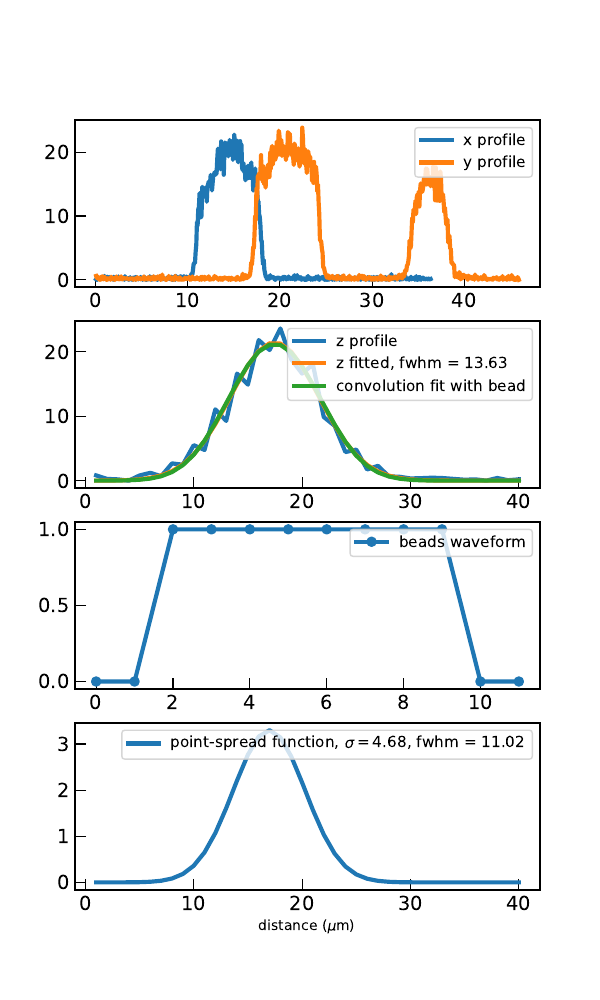

Generate this figure with Python:
# load libaries
import numpy as np
import igor.igorpy as igor
from scipy import signal
import matplotlib.pyplot as plt
import pdb
from scipy import fftpack
import scipy


def smoothThroughAveragingNeighbors(data,nBox):
    box = np.ones(nBox)/nBox
    data_smooth = signal.convolve(data, box, mode='same')
    return data_smooth



def deconvolve(star, psf):
    star_fft = fftpack.fftshift(fftpack.fftn(star))
    psf_fft = fftpack.fftshift(fftpack.fftn(psf))
    return fftpack.fftshift(fftpack.ifftn(fftpack.ifftshift(star_fft/psf_fft)))


def fwhm(sigma):
  # Computes the FWHM from sigma for a Gaussian
  return 2.0*np.sqrt(2.0*np.log(2.0))*sigma


# load data
fName = 'psf_8um_bead.pxp'
igorData = igor.load(fName)
xProfile = igorData.x_profile.data
yProfile = igorData.y_profile.data
zProfile = igorData.z_profile.data

#yProfile = yProfile[200:400]
#yProfile = smoothThroughAveragingNeighbors(yProfile,9)

# set parameters
dX = 7.09814e-08 # in m
dY = 7.09584e-08
dZ = 1e-06
beadsLength = 8.0e-6 # beads are on averge 8 um wide

# x, y and z axes
x = np.linspace(dX,len(xProfile)*dX,len(xProfile))
y = np.linspace(dY,len(yProfile)*dY,len(yProfile))
z = np.linspace(dZ,len(zProfile)*dZ,len(zProfile))

# create beads wave form
beadsWaveForm = np.ones(int(beadsLength/dZ)) # square shape of the bead
beadsWaveForm = np.concatenate((np.ones(2)*0.,beadsWaveForm,np.ones(2)*0.))

#################################################################
# fit Gaussian to z profile
# define Gaussian
gauss = lambda x, A, sig, mu: A*np.exp(-( (x-mu)/float(sig))**2 )
# define fit-function and cost function
fitfunc = lambda p, x: gauss(x,p[0],p[1],p[2])
errfunc = lambda p, x, y: fitfunc(p,x)-y

p0 = np.array([20.,1.,0.]) # initial parameter guess
p1, success = scipy.optimize.leastsq(errfunc, p0,args=(z*1e6,zProfile)) # fit routine
# calculate Gaussian with fit parameters
fittedGaussian = fitfunc(p1, z*1e6)

#################################################################
# find best Gaussian point-spread function to reproduced z profile

fitfunc2 = lambda p, x: np.convolve(beadsWaveForm, gauss(x,p[0],p[1],p[2]), mode='same')
errfunc2 = lambda p, x, y: fitfunc2(p,x)-y


q0 = np.array([20.,1.,0.]) # initial parameter guess
q1, success = scipy.optimize.leastsq(errfunc2, p0,args=(z*1e6,zProfile)) # fit routine

convolutionZ = fitfunc2(q1, z*1e6)
psf = gauss(z*1e6,q1[0],q1[1],q1[2])


#pdb.set_trace()
#filtered = np.convolve(beadsWaveForm, gauss(np.arange(50),4,25.), mode='same')


#pointSpreadFz1,remainderZ = signal.deconvolve(fittedGaussian,beadsWaveForm)
#pointSpreadFx2 = deconvolve(beadsWaveForm,yProfile)


# #the deconvolution has n = len(xProfile) - len(beadsWaveForm) + 1 points
# n = len(xProfile)-len(beadsWaveForm)+1
# # so we need to expand it by
# s = (len(xProfile)-n)/2
# #on both sides.
# deconv_res = np.zeros(len(xProfile))
# deconv_res[s:len(xProfile)-s-1] = pointSpreadFx
# deconv = deconv_res
# # now deconv contains the deconvolution
# # expanded to the original shape (filled with zeros)


#### Plot ####
fig , ax = plt.subplots(nrows=4,figsize=(6,10))

#ax[0].plot(x*1e6,xProfile,label="x profile", lw=3 )
ax[0].plot(x*1e6,xProfile,label="x profile", lw=3 )
ax[0].plot(y*1e6,yProfile,label="y profile", lw=3 )
ax[1].plot(z*1e6,zProfile,label="z profile", lw=3 )
ax[1].plot(z*1e6,fittedGaussian,label="z fitted, fwhm = %s" % round(fwhm(p1[1]),2), lw=3 )
#ax[0].plot(filtered/np.sum(gauss(np.arange(50),4,25.)),label="convoluted b waveform", lw=3 )
# we need to divide by the sum of the filter window to get the convolution normalized to 1
#ax[1].plot(z*1e6,zProfile, label="z profile" ,  lw=3 )
ax[2].plot(beadsWaveForm,'o-',label="beads waveform",lw=3 )
#ax[2].plot(gauss(np.arange(50),4,25.),label="beads waveform", lw=3 )

ax[1].plot(z*1e6,convolutionZ,label="convolution fit with bead", lw=3 )
#ax[3].plot(np.real(pointSpreadFx2),label="deconvolution", lw=3 )
ax[3].plot(z*1e6,psf,label=r"point-spread function, $\sigma = %s$, fwhm = %s" % (np.round(q1[1],2),round(fwhm(q1[1]),2)), lw=3 )

#ax[0].set_xlabel(r'distance ($\mu$m)')
ax[3].set_xlabel(r'distance ($\mu$m)')

for i in range(len(ax)):
    #ax[i].set_xlim([0, len(bead)])
    #ax[i].set_ylim([-0.07, 1.2])
    ax[i].legend(loc=1, fontsize=11)
    #if i != len(ax)-1 :
    #    ax[i].set_xticklabels([])

plt.savefig(__file__[:-3] + ".pdf")
plt.show()